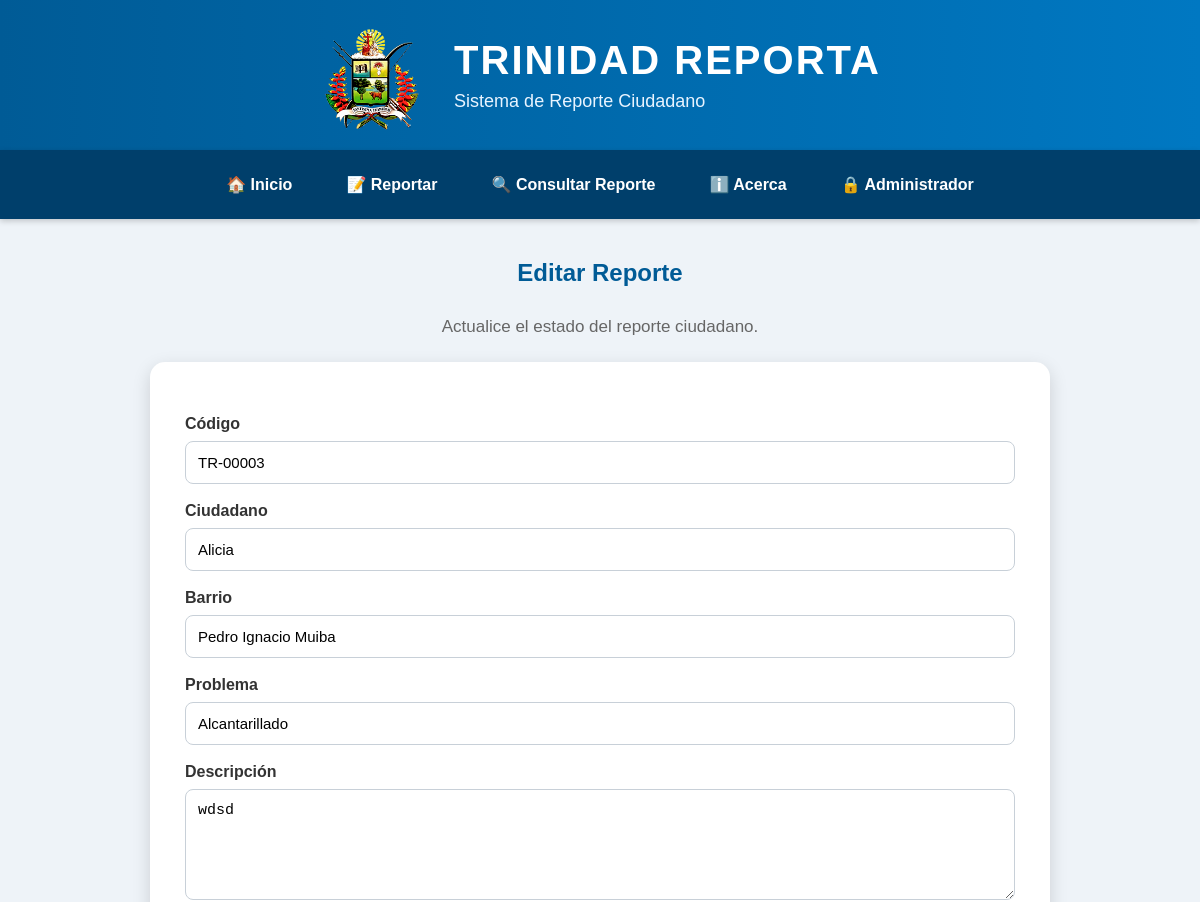
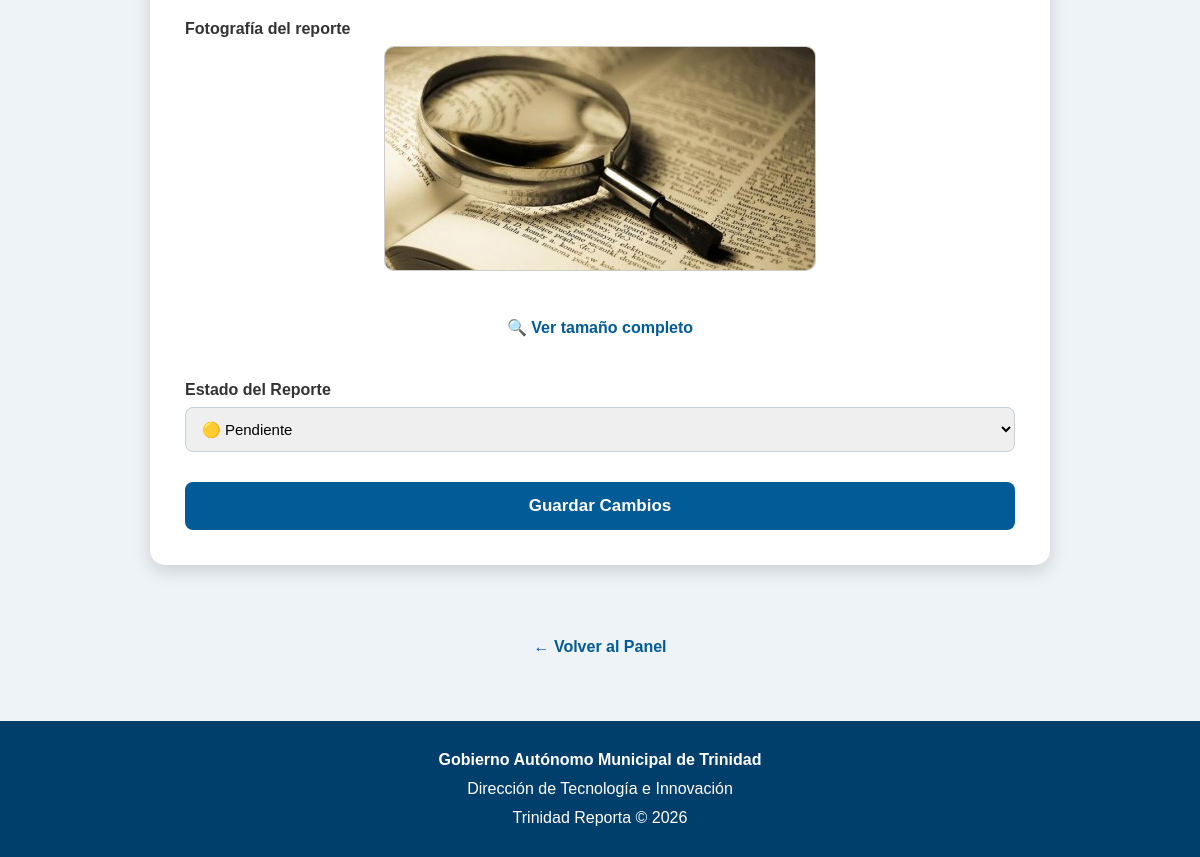
/editar/3 (signed in), run on the app's committed database (2 pictures, top to bottom).
### tables this page shows
CREATE TABLE reportes(
    id INTEGER PRIMARY KEY AUTOINCREMENT,
    codigo TEXT NOT NULL UNIQUE,
    nombre_ciudadano TEXT NOT NULL,
    barrio_id INTEGER NOT NULL,
    problema_id INTEGER NOT NULL,
    descripcion TEXT NOT NULL,
    imagen TEXT,
    estado TEXT DEFAULT 'Pendiente',
    fecha_reporte TEXT NOT NULL,
    fecha_actualizacion TEXT,

    FOREIGN KEY (barrio_id) REFERENCES barrios(id),
    FOREIGN KEY (problema_id) REFERENCES problemas(id)
);

CREATE TABLE barrios(
    id INTEGER PRIMARY KEY AUTOINCREMENT,
    nombre TEXT NOT NULL UNIQUE
);

CREATE TABLE problemas(
    id INTEGER PRIMARY KEY AUTOINCREMENT,
    nombre TEXT NOT NULL UNIQUE
);

### app.py (the view, shortened to what this page needs)
@app.route("/editar/<int:id>", methods=["GET", "POST"])
def editar_reporte(id):
    if "admin" not in session:
        return redirect(url_for("admin"))
    conexion = sqlite3.connect("trinidad_reporta.db")
    cursor = conexion.cursor()
    cursor.execute("""
    SELECT
        reportes.id,
        reportes.codigo,
        reportes.nombre_ciudadano,
        barrios.nombre,
        problemas.nombre,
        reportes.descripcion,
        reportes.imagen,
        reportes.estado,
        reportes.fecha_reporte
    FROM reportes

    INNER JOIN barrios
        ON reportes.barrio_id = barrios.id

    INNER JOIN problemas
        ON reportes.problema_id = problemas.id

    WHERE reportes.id = ?
    """, (id,))
    reporte = cursor.fetchone()
    conexion.close()
    return render_template(
        "editar_reporte.html",
        reporte=reporte
    )

### templates/editar_reporte.html (shortened to what this page needs)
{% extends "base.html" %}
{% block contenido %}
<h2>Editar Reporte</h2>
<p class="subtitulo">
Actualice el estado del reporte ciudadano.
</p>
<form method="POST">
    <label>Código</label>
    <input
        type="text"
        value="{{ reporte[1] }}"
        readonly>
    <label>Ciudadano</label>
    <input
        type="text"
        value="{{ reporte[2] }}"
        readonly>
    <label>Barrio</label>
    <input
        type="text"
        value="{{ reporte[3] }}"
        readonly>
    <label>Problema</label>
    <input
        type="text"
        value="{{ reporte[4] }}"
        readonly>
    <label>Descripción</label>
    <textarea
        rows="5"
        readonly>{{ reporte[5] }}</textarea>
    <label>Fotografía del reporte</label>
    {% if reporte[6] %}
        <div style="text-align:center; margin-bottom:20px;">
            <img
                src="{{ url_for('static', filename='imagenes/' + reporte[6]) }}"
                alt="Imagen del reporte"
                style="max-width:100%; max-height:350px; border-radius:10px; border:1px solid #cccccc;">
            <br><br>
            <a
                href="{{ url_for('static', filename='imagenes/' + reporte[6]) }}"
                target="_blank"
                class="boton-principal">
                🔍 Ver tamaño completo
            </a>
        </div>
    {% else %}
        <p>No se adjuntó ninguna imagen.</p>
    {% endif %}
    <label>Estado del Reporte</label>
    <select name="estado">
        <option value="Pendiente"
        {% if reporte[7] == "Pendiente" %}selected{% endif %}>
            🟡 Pendiente
        </option>
    </select>
    <input
        type="submit"
        value="Guardar Cambios">
</form>
<br>
<div class="acciones">
    <a href="/panel_admin" class="boton-secundario">
        ← Volver al Panel
    </a>
</div>
{% endblock %}

### static/css/estilo.css (style rules this page uses)
* { margin: 0; padding: 0; box-sizing: border-box; }
body { font-family: Arial, Helvetica, sans-serif; background-color: #eef3f8; color: #333333; }
form { background-color: white; padding: 35px; border-radius: 15px; box-shadow: 0px 6px 18px rgba(0,0,0,0.15); }
h2 { text-align: center; color: #005b96; margin-bottom: 30px; }
label { display: block; font-weight: bold; margin-top: 18px; margin-bottom: 8px; }
input[type=text], input[type=password], select, textarea { width: 100%; padding: 12px; border: 1px solid #c8d0d8; border-radius: 8px; font-size: 15px; transition: 0.3s; }
textarea { resize: vertical; }
input[type=submit] { width: 100%; margin-top: 30px; padding: 14px; background-color: #005b96; color: white; border: none; border-radius: 8px; font-size: 17px; font-weight: bold; cursor: pointer; transition: 0.3s; }
a { color: #005b96; text-decoration: none; }
.boton-principal, .boton-secundario, .boton-cerrar { display: inline-flex; justify-content: center; align-items: center; gap: 8px; min-width: 200px; height: 48px; margin: 10px; padding: 12px 22px; border-radius: 8px; text-decoration: none; font-weight: bold; transition: 0.3s; box-sizing: border-box; }
.subtitulo { text-align: center; color: #666; margin-bottom: 25px; font-size: 17px; }
.acciones { text-align: center; margin-top: 30px; }

### data on the page
reportes: codigo "TR-00003", nombre_ciudadano "Alicia", descripcion "wdsd", imagen (picture), estado "🟡 Pendiente"
barrios: nombre "Pedro Ignacio Muiba"
problemas: nombre "Alcantarillado"
